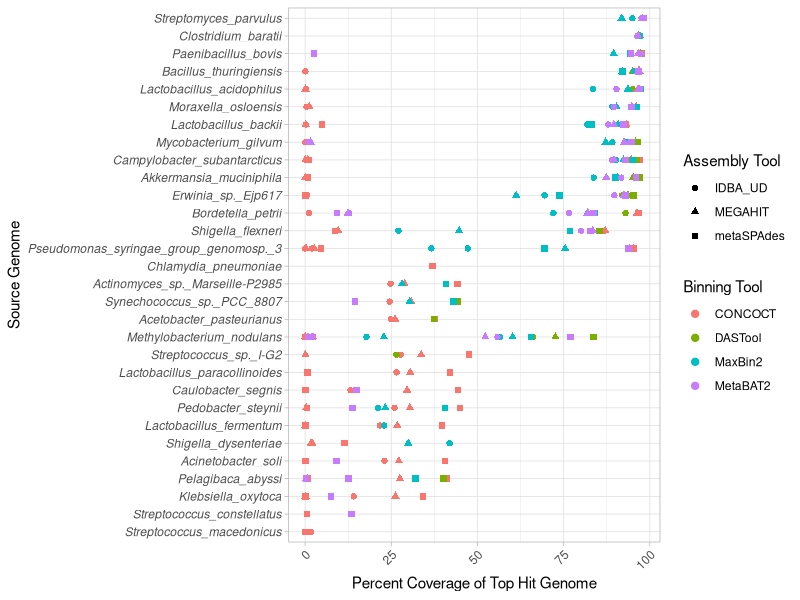
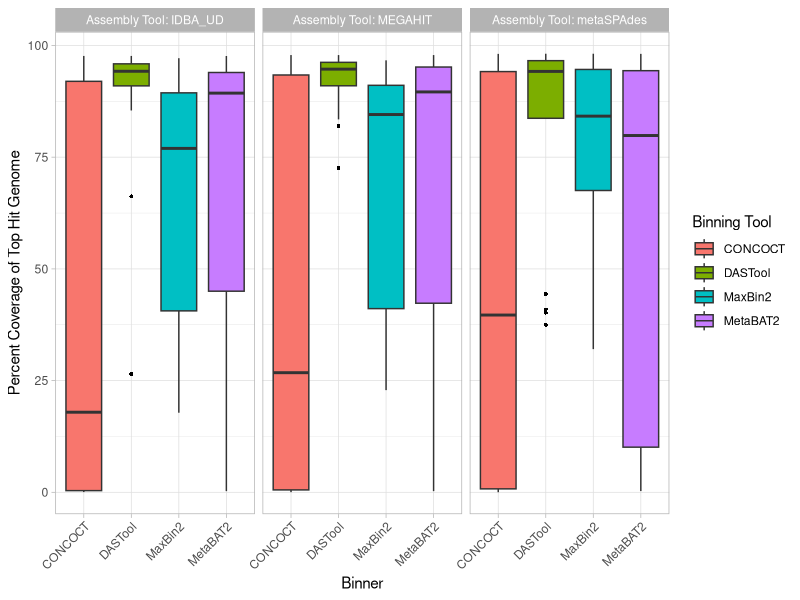
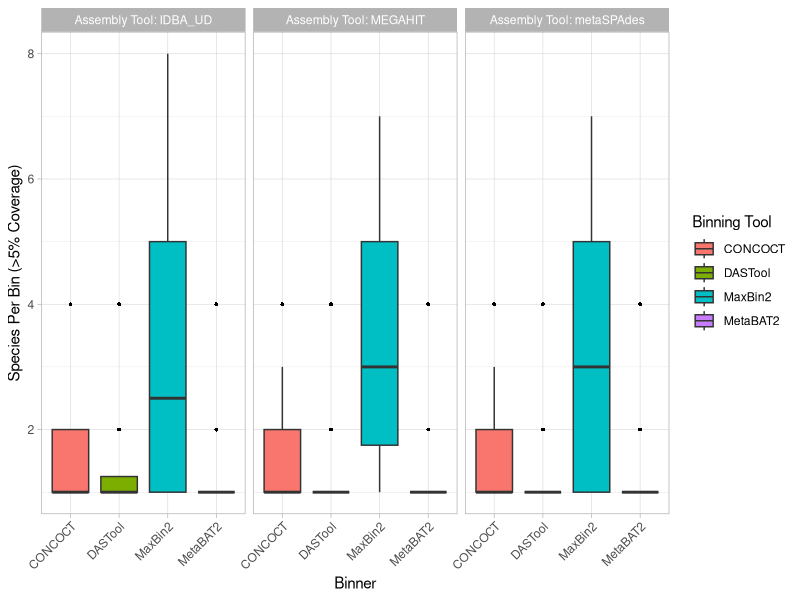
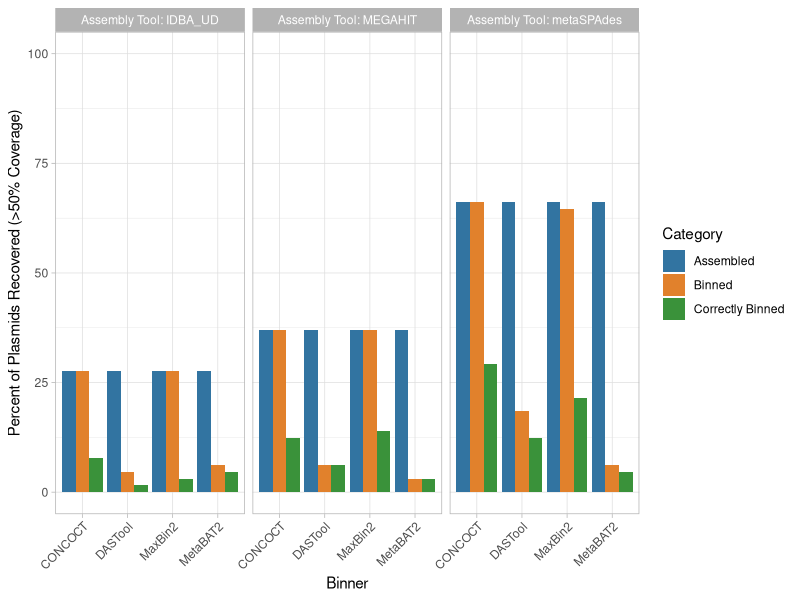
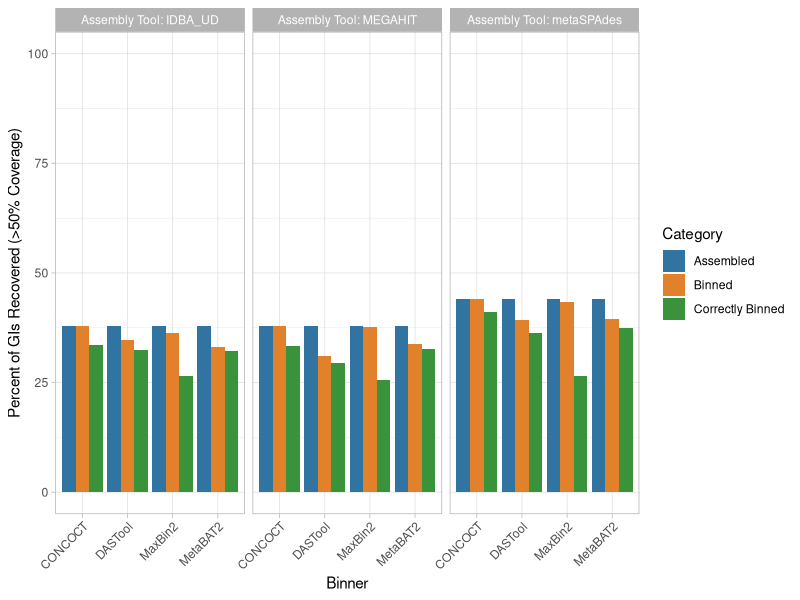
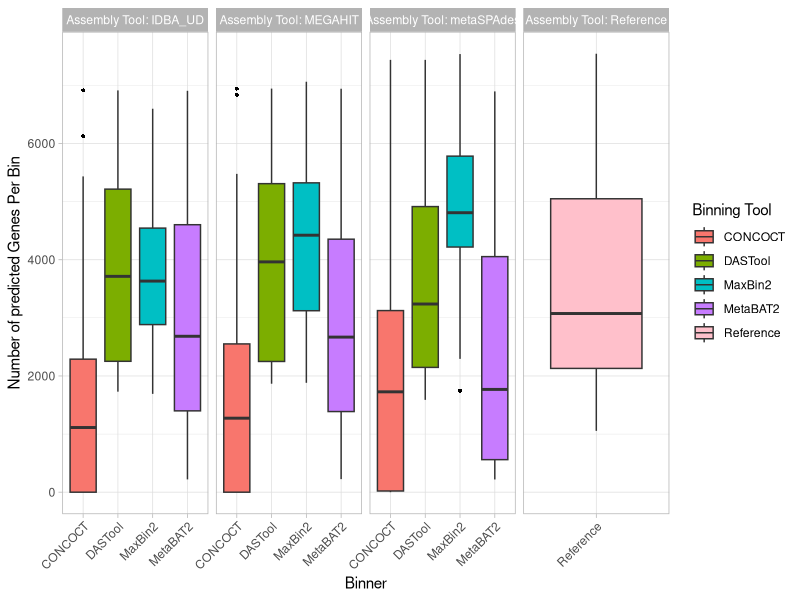
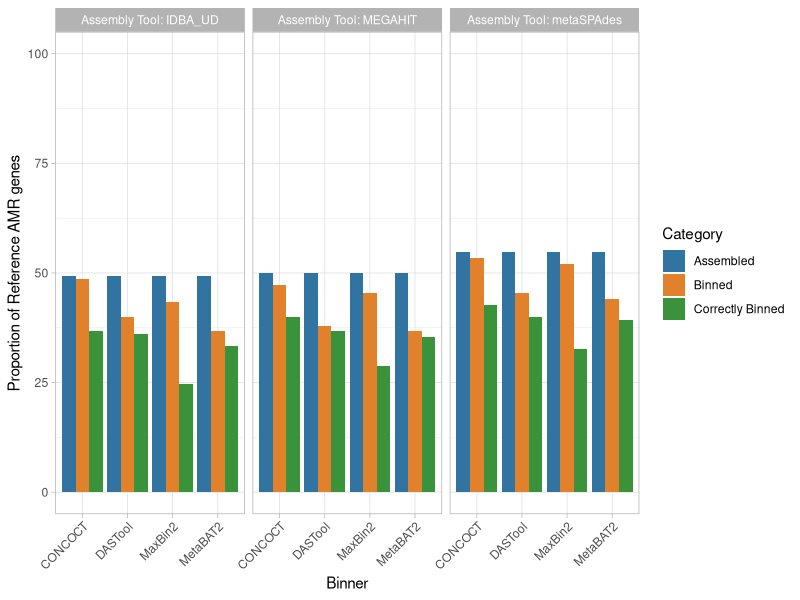
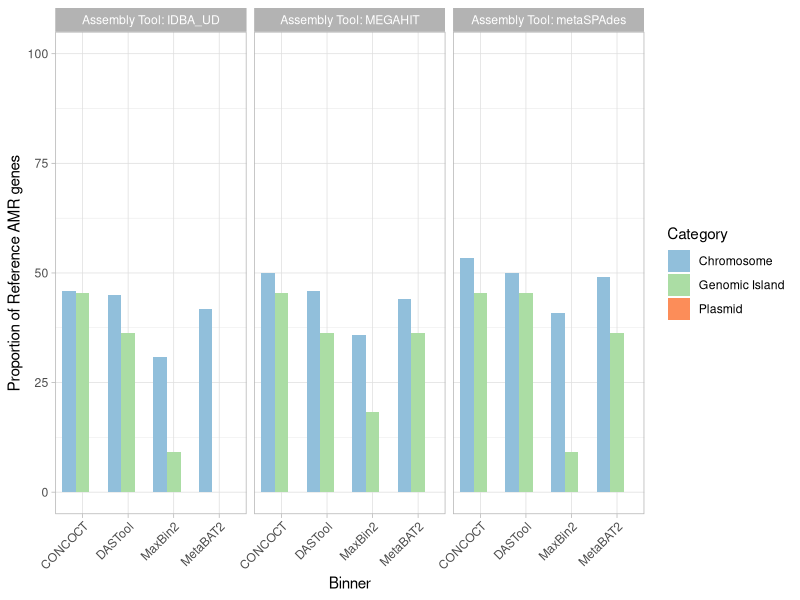

R code for these plots, in order:
library(tidyverse)
library(ggplot2)
library(stringr)

#function to correct the capitalization and spelling of tools
correctToolNames<- function(dataframe)
{
  #correct binners
  df <- dataframe %>% 
    mutate(`Binning Tool` = str_replace(`Binning Tool`, "concoct", "CONCOCT"))%>% 
    mutate(`Binning Tool` = str_replace(`Binning Tool`, "dastool", "DASTool"))%>% 
    mutate(`Binning Tool` = str_replace(`Binning Tool`, "maxbin2", "MaxBin2"))%>% 
    mutate(`Binning Tool` = str_replace(`Binning Tool`, "metabat2", "MetaBAT2")) %>% 
    mutate(`Binning Tool` = str_replace(`Binning Tool`, "reference", "Reference"))
  
  df <- df %>% 
    mutate(`Assembly Tool` = str_replace(`Assembly Tool`, "idba_ud", "IDBA_UD"))%>% 
    mutate(`Assembly Tool` = str_replace(`Assembly Tool`, "megahit", "MEGAHIT"))%>% 
    mutate(`Assembly Tool` = str_replace(`Assembly Tool`, "metaspades", "metaSPAdes")) %>%
    mutate(`Assembly Tool` = str_replace(`Assembly Tool`, "reference", "Reference"))
  
  return(df)
}

#condensed function to draw bar plots to keep themes consistent
BuildBarPlot <- function(ggplotObject, fileName, colorSet = 1)
{
  if (colorSet == 1) {
    colors <- c("#3274a1", "#e1812c", "#3a923a")
  } else {
    colors <- c("#91bfdb", "#abdda4", "#fc8d59")
  }
  
  p <- ggplotObject +
    facet_grid(.~`Assembly Tool`, labeller = label_both) +
    geom_bar(stat = "identity", position = position_dodge(width = 0.9))+
    ylim(0,100)+
    theme_light() +
    theme(axis.text.x = element_text(angle=45, hjust=1)) +
    scale_fill_manual(values=colors)
  ggsave(fileName, plot = p, device = "png", width = 9, height = 4)
}

#condensed function to draw box plots to keep themes consistent
BuildBoxPlot <- function(ggplotObject, fileName)
{
  p <- ggplotObject +
    geom_boxplot(outlier.colour = 'black', outlier.shape = 16, outlier.size=1, notch = FALSE) +
    facet_grid(.~`Assembly Tool`, labeller = label_both, scales="free") +
    theme_light() +
    theme(axis.text.x = element_text(angle=45, hjust=1)) +
    scale_fill_manual(values=c("#f8766d", "#7cae00", "#00bfc4","#c77cff", "#FFC0CB"))
  ggsave(fileName, plot = p, device = "png", width = 9, height = 4)
}

#condensed function to draw point plots to keep themes consistent
BuildPointPlot<- function(ggplotObject, fileName)
{
  p<- ggplotObject +
    geom_point(aes(shape = `Assembly Tool`, color = `Binning Tool`), size = 1.5, stroke=1) +
    coord_flip() +
    theme_light() +
    theme(axis.text.x = element_text(angle=45, hjust=1))+
    theme(axis.text.y = element_text(face="italic"))
  ggsave(fileName, plot = p, device = "png", width = 9, height = 4)
}

BuildLinePlot<- function(ggplotObject, fileName)
{
  p <- ggplotObject +
    geom_line(aes(color=Group))+
    geom_point(aes(color=Group)) +
    facet_grid(`Binning Tool`~`Assembly Tool`) +
    ylim(0,100)+
    theme_light() +
    theme(axis.text.x = element_text(angle=45, hjust=1))
  ggsave(fileName, plot = p, device = "png", width = 9, height = 7)
}


#read in all the tsv files corresponding to each figure
topHitsPerBinData <- read_csv("./data/top_hits_per_bin.csv", col_names = TRUE) %>% select("species","binner","assembly","coverage") %>% 
  `colnames<-` (c("Species","Binning Tool","Assembly Tool","Coverage")) %>% correctToolNames() %>% group_by(Species) %>%
  mutate(Average = mean(Coverage)) %>% ungroup() %>% mutate(Species=fct_reorder(Species, Average)) #add an average column to reorder the species to highest coverage to lowest

binCoverageData <- read_csv("./data/top_hits_per_bin.csv", col_names = TRUE) %>% select("binner","assembly","coverage")%>% 
`colnames<-`(c("Binning Tool","Assembly Tool","Coverage")) %>% correctToolNames()

binPurityData <- read_csv("./data/purity.csv", col_names = TRUE) %>% select("binner","assembly","species")%>% 
  `colnames<-`(c("Binning Tool","Assembly Tool","Num_Species")) %>% correctToolNames()

plasmidRecoveryData <- read_csv("./data/plasmids.csv", col_names = TRUE) %>% select("binner","assembly","Category","% of Plasmids (>50% coverage)")%>% 
  `colnames<-`(c("Binning Tool","Assembly Tool","Category","Percent")) %>% correctToolNames()

giRecoveryData <- read_csv("./data/gi_data.csv", col_names = TRUE) %>% select("binner","assembly","Category","% of GIs (>50% Coverage)")%>% 
  `colnames<-`(c("Binning Tool","Assembly Tool","Category","Percent")) %>% correctToolNames()

predictedGenesData <- read_csv("./data/geneCounts.csv", col_names = c("bin", "count", "type","binner","assembler")) %>% 
  `colnames<-`(c("Bin", "Count", "Type", "Binning Tool","Assembly Tool")) %>% correctToolNames() %>%
  filter(!grepl('unbinned', Bin)) #remove unbinned rows

amrRecoveryData <- read_tsv("./data/amrRecoveryData.tsv", col_names = TRUE)%>% 
  `colnames<-`(c("Binning Tool","Assembly Tool", "Absolute", "Relative", "Category")) %>% correctToolNames()

amrLocalizationRecoveryData <- read_tsv("./data/amrLocalizationRecoveryData.tsv", col_names = TRUE)%>% 
  `colnames<-`(c("Binning Tool","Assembly Tool", "Absolute", "Relative", "Category")) %>% correctToolNames()

vfRecoveryData <- read_tsv("./data/vfRecovery.tsv", col_names = TRUE)%>% 
  `colnames<-`(c("Binning Tool","Assembly Tool", "Absolute", "Relative", "Category")) %>% correctToolNames()

vfLocalizationRecoveryData <- read_tsv("./data/vfLocalizationRecovery.tsv", col_names = TRUE) %>% 
  `colnames<-`(c("Binning Tool","Assembly Tool", "Absolute", "Relative", "Category")) %>% correctToolNames()

rateOfLossData <- read_tsv("./data/rateOfLoss.tsv", col_names = TRUE) %>% 
  `colnames<-`(c("Binning Tool","Assembly Tool", "Category", "Relative", "Group")) %>% correctToolNames()

#draw the plots from data
topHitsPerBinPlot <- (ggplot(topHitsPerBinData, aes(x=Species, y=Coverage)) + ylab("Percent Coverage of Top Hit Genome") + xlab(("Source Genome"))) %>% 
  BuildPointPlot("top_hits_per_bin.png")

binCoveragePlot <- (ggplot(binCoverageData, aes(x=`Binning Tool`, y=Coverage, fill = `Binning Tool`)) + ylab("Percent Coverage of Top Hit Genome") + xlab("Binner")) %>% 
  BuildBoxPlot("bin_coverage.png")

binPurityPlot <- (ggplot(binPurityData, aes(x=`Binning Tool`, y=Num_Species, fill = `Binning Tool`)) + ylab("Species Per Bin (>5% Coverage)") + xlab("Binner")) %>%
  BuildBoxPlot("bin_purity.png")

plasmidRecoveryPlot <- (ggplot(plasmidRecoveryData, aes(x=`Binning Tool`, y=Percent, fill=Category)) + ylab("Percent of Plasmids Recovered (>50% Coverage)") + xlab("Binner")) %>% 
  BuildBarPlot("plasmid_recovery.png", 1)

giRecoveryPlot <- (ggplot(giRecoveryData, aes(x=`Binning Tool`, y=Percent, fill=Category)) + ylab("Percent of GIs Recovered (>50% Coverage)") + xlab("Binner")) %>% 
  BuildBarPlot("GI_recovery.png", 1)

predictedGenesPlot <- (ggplot(predictedGenesData, aes(x=`Binning Tool`, y=Count, fill=`Binning Tool`)) + ylab("Number of predicted Genes Per Bin") + xlab("Binner")) %>% 
  BuildBoxPlot("number_of_predicted_genes.png")

amrRecoveryPlot <- (ggplot(amrRecoveryData, aes(x=`Binning Tool`, y=Relative, fill=Category)) + ylab("Proportion of Reference AMR genes") + xlab("Binner")) %>% 
  BuildBarPlot("amr_recovery.png",1)

amrLocalizationRecoveryPlot <- (ggplot(amrLocalizationRecoveryData, aes(x=`Binning Tool`, y=Relative, fill=Category)) + ylab("Proportion of Reference AMR genes") + xlab("Binner")) %>% 
  BuildBarPlot("amr_localization_recovery.png",2)

vfRecoveryPlot <- (ggplot(vfRecoveryData, aes(x=`Binning Tool`, y=Relative, fill=Category)) + ylab("Proportion of Reference VF genes") + xlab("Binner")) %>% 
  BuildBarPlot("vf_recovery.png",1)

vfLocalizationRecoveryPlot <- (ggplot(vfLocalizationRecoveryData, aes(x=`Binning Tool`, y=Relative, fill=Category)) + ylab("Proportion of Reference VF Genes") + xlab("Binner")) %>% 
  BuildBarPlot("vf_localization_recovery.png",2)

rateOfLostPlot <- (ggplot(rateOfLossData, aes(x=Category, y=Relative, group=Group)) + ylab("Percent Recovery") + xlab("Stage")) %>%
  BuildLinePlot("rate_of_loss.png")

